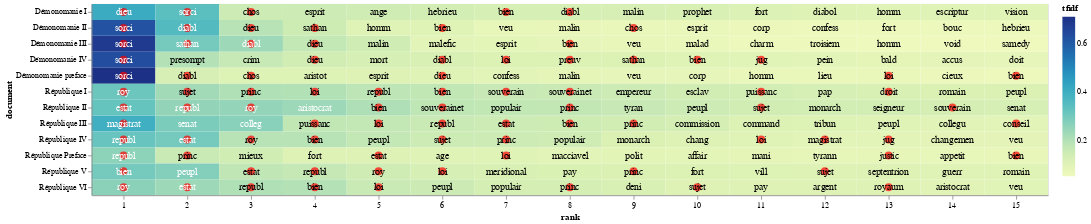

Notebook code for this chart:
### Code cell
import altair as alt
import numpy as np

# Get the custom stopword list from the user
stop_words = get_stopwords()

# Function to select an .xlsx file
def select_xlsx_file():
    cwd = os.getcwd()
    xlsx_files = sorted([f for f in os.listdir(cwd) if f.endswith('.xlsx')])
    
    if not xlsx_files:
        print("No XLSX files found in the current working directory.")
        return None

    print("Available XLSX files:")
    for i, file in enumerate(xlsx_files):
        print(f"{i + 1}. {file}")

    choice_input = input("Select an XLSX file number to read as top_tfidf (default is 1): ").strip()
    choice = int(choice_input) - 1 if choice_input.isdigit() else 0
    if choice < 0 or choice >= len(xlsx_files):
        print("Invalid choice.")
        return None

    return xlsx_files[choice]

# Prompt user to select an .xlsx file
xlsx_file = select_xlsx_file()
if xlsx_file:
    top_tfidf = pd.read_excel(xlsx_file)
    
    # Extract the stem of the selected XLSX file
    xlsx_stem = Path(xlsx_file).stem

    # Prompt user to truncate groups with default value as 'no'
    truncate_groups = input("Do you want to truncate the plot by only including certain groups? (yes/no, default is no): ").strip().lower() or 'no'
    if truncate_groups == 'yes':
        available_groups = top_tfidf['document'].unique()
        print("Available groups (documents) with index numbers:")
        for i, group in enumerate(available_groups):
            print(f"{i + 1}. {group}")

        selected_groups = input("Enter the index numbers of the groups to include (e.g., 1,2,3 or 1-3): ").strip()
        selected_indexes = []

        # Split the input by commas to handle both individual values and ranges
        for part in selected_groups.split(','):
            if '-' in part:
                start_index, end_index = map(int, part.split('-'))
                selected_indexes.extend(range(start_index, end_index + 1))
            else:
                selected_indexes.append(int(part))

        # Convert selected indexes to groups
        selected_groups = [available_groups[i - 1] for i in selected_indexes]

        # Filter the DataFrame
        top_tfidf = top_tfidf[top_tfidf['document'].isin(selected_groups)]

    # Remove '_corrected' from the 'document' labels
    top_tfidf['document'] = top_tfidf['document'].str.replace('_corrected', '')
    top_tfidf['document'] = top_tfidf['document'].str.replace('Repair', '')
    top_tfidf['document'] = top_tfidf['document'].str.replace('_lemmatized', '')
    top_tfidf['document'] = top_tfidf['document'].str.replace('_stemmed', '')

    # Prompt user to limit the number of words displayed in each group
    limit_words = input("Do you want to limit the number of words displayed in each group? (yes/no, default is yes): ").strip().lower() or 'yes'
    if limit_words == 'yes':
        max_words = int(input("Enter the maximum number of words to display per group: ").strip())
        top_tfidf['rank'] = top_tfidf.groupby('document')['tfidf'].rank("first", ascending=False)
        top_tfidf = top_tfidf[top_tfidf['rank'] <= max_words]

    # Prompt user to choose whether to use a preset list of terms, specify custom terms, or enter a blank list
    print("1. Use preset list of terms")
    print("2. Specify custom terms")
    print("3. Enter a blank list")
    term_choice_input = input("Enter your choice (1, 2, or 3), default is 1: ").strip()
    term_choice = int(term_choice_input) if term_choice_input.isdigit() else 1


    preset_terms = ['bien', 'cayer', 'céan', 'chambr', 'chos', 'conseil', 'conseiller', 'court',
                    'déni', 'diabl', 'dieu', 'divin', 'droit', 'édict', 'églis', 'estat', 'héres',
                    'judg', 'jug', 'justic', 'loi', 'majest', 'magistrat', 'offic', 'ordon',
                    'parlement', 'paix', 'preuv', 'princ', 'puissanc',
                    'réform', 'religion', 'republ', 'ressort', 'roy', 'royaum',
                    'sathan', 'sorc', 'sorci', 'souverain', 'souverainet', 'sujet']
    if term_choice == 1:
        term_list = preset_terms
    elif term_choice == 2:
        user_terms = input("Enter a list of words separated by commas for highlighting (e.g., war, peace): ")
        term_list = [term.strip() for term in user_terms.split(",")]
    else:
        term_list = []

    # Prompt user for a filename to save the PNG file
    file_name = input("Enter a filename (without extension) to save the visualization: ")
    output_file = f"{file_name}.png"

    # Prompt user to specify the width of the chart
    chart_width_input = input("Enter the chart width (default is 600): ").strip()
    chart_width = int(chart_width_input) if chart_width_input.isdigit() else 600

    # Adding a little randomness to break ties in term ranking
    top_tfidf_plusRand = top_tfidf.copy()
    top_tfidf_plusRand['tfidf'] = top_tfidf_plusRand['tfidf'] + np.random.rand(top_tfidf.shape[0]) * 0.0001

    # Base chart for all visualizations, with rank calculation
    base = alt.Chart(top_tfidf_plusRand).encode(
        x=alt.X('rank:O', axis=alt.Axis(labelAngle=0)),  # Set labelAngle to horizontal (0 degrees)
        y='document:N'
    ).transform_window(
        rank="rank()",
        sort=[alt.SortField("tfidf", order="descending")],
        groupby=["document"]
    )

    # Heatmap specification
    heatmap = base.mark_rect().encode(
        color='tfidf:Q'
    )

    # Red circle over terms in the entered list
    circle = base.mark_circle(size=100).encode(
        color=alt.condition(
            alt.FieldOneOfPredicate(field='term', oneOf=term_list),
            alt.value('red'),
            alt.value('#FFFFFF00')
        )
    )

    # Text labels, white for darker heatmap colors
    text = base.mark_text(baseline='middle', fontSize=12).encode(
        text='term:N',
        color=alt.condition(alt.datum.tfidf >= 0.23, alt.value('white'), alt.value('black'))
    )

    # Combine the heatmap, circle, and text
    final_chart = alt.layer(heatmap, circle, text).properties(width=chart_width)

    # Display the chart in Jupyter Lab
    final_chart.display()

    # Save the chart as a PNG file using the base Altair package
    try:
        final_chart.save(output_file)
        print(f"Visualization saved as {output_file} in the current directory.")
    except Exception as e:
        print(f"Error saving visualization: {e}")
else:
    print("No valid XLSX file selected.")

### Figure 1 — Vega-Lite specification as saved in the notebook (floating-point values rounded to 4 significant figures; data arrays with more than 128 entries replaced by an {"elided": "..."} marker saying what was removed)
{"config": {"view": {"continuousWidth": 300, "continuousHeight": 300}}, "layer": [{"mark": {"type": "rect"}, "encoding": {"color": {"field": "tfidf", "type": "quantitative"}, "x": {"axis": {"labelAngle": 0}, "field": "rank", "type": "ordinal"}, "y": {"field": "document", "type": "nominal"}}, "transform": [{"window": [{"op": "rank", "field": "", "as": "rank"}], "groupby": ["document"], "sort": [{"field": "tfidf", "order": "descending"}]}]}, {"mark": {"type": "circle", "size": 100}, "encoding": {"color": {"condition": {"test": {"field": "term", "oneOf": ["bien", "cayer", "céan", "chambr", "chos", "conseil", "conseiller", "court", "déni", "diabl", "dieu", "divin", "droit", "édict", "églis", "estat", "héres", "judg", "jug", "justic", "loi", "majest", "magistrat", "offic", "ordon", "parlement", "paix", "preuv", "princ", "puissanc", "réform", "religion", "republ", "ressort", "roy", "royaum", "sathan", "sorc", "sorci", "souverain", "souverainet", "sujet"]}, "value": "red"}, "value": "#FFFFFF00"}, "x": {"axis": {"labelAngle": 0}, "field": "rank", "type": "ordinal"}, "y": {"field": "document", "type": "nominal"}}, "transform": [{"window": [{"op": "rank", "field": "", "as": "rank"}], "groupby": ["document"], "sort": [{"field": "tfidf", "order": "descending"}]}]}, {"mark": {"type": "text", "baseline": "middle", "fontSize": 12}, "encoding": {"color": {"condition": {"test": "(datum.tfidf >= 0.23)", "value": "white"}, "value": "black"}, "text": {"field": "term", "type": "nominal"}, "x": {"axis": {"labelAngle": 0}, "field": "rank", "type": "ordinal"}, "y": {"field": "document", "type": "nominal"}}, "transform": [{"window": [{"op": "rank", "field": "", "as": "rank"}], "groupby": ["document"], "sort": [{"field": "tfidf", "order": "descending"}]}]}], "data": {"name": "data-e437acd36c2a971a9973a5da2791d4d1"}, "width": 1200, "$schema": "https://vega.github.io/schema/vega-lite/v5.20.1.json", "datasets": {"data-e437acd36c2a971a9973a5da2791d4d1": {"elided": "180 records"}}}
